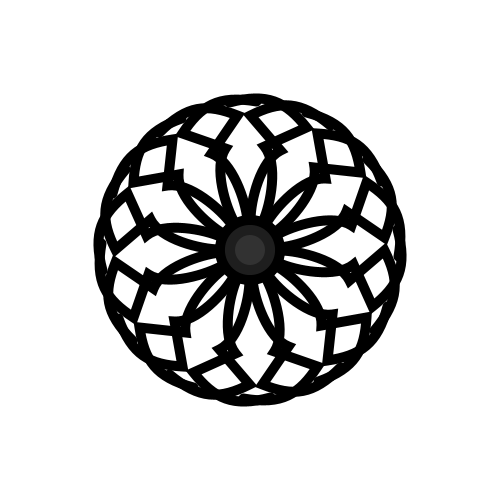
Frame 1 (no input)
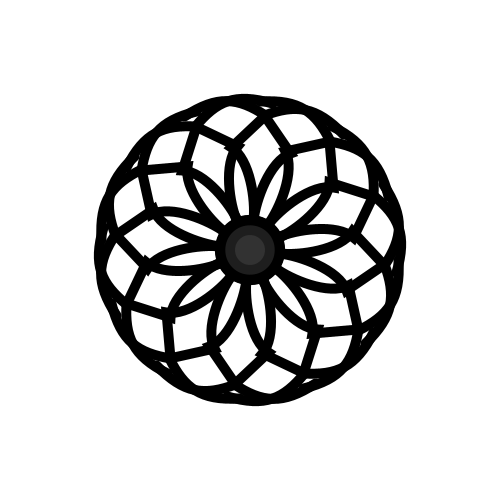
Frame 60 (the mouse pressed at the canvas centre just before this capture)
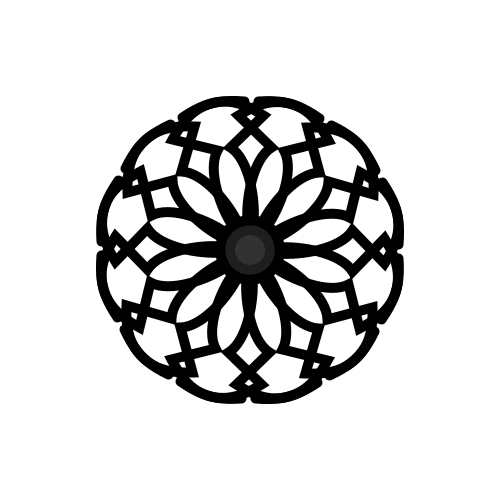
Frame 120 (the mouse held since frame 60 and released just before this capture)

The Processing sketch that drew these frames (run headless with seeded random() and noise(); from frame 60 on, the mouse is pressed at the canvas centre):

// Processing sketch: Zinnia
// ── Zinnia.pde
//zinnia global variables 
float angularSpeed = 0.0174533*30; // 30 degrees/epoch ( deg(0.0174533) = 1 )
float decay = 0.2; // displacement dampening
float displacementClockwise; // revolutions per oscillation
float displacementCounterclockwise; 
float time; // in seconds
int wavePeriodClockwise; // numbered oscillation
int wavePeriodCounterclockwise;

void setup(){
  size(500,500);
  displacementClockwise = 2*TWO_PI; // two revolutions 
  displacementCounterclockwise = 2*TWO_PI;
  time = 0;
  wavePeriodClockwise = 1;
  wavePeriodCounterclockwise = 1;  
}

void draw(){
  background(255);
  
//drawZinniaHalf(int x, int y, int sides, float displacement, float time, float delay, float scale, float mirror, color zinniaColor, int strokeWt)
  drawZinniaHalf(width/2, height/2, 12, displacementClockwise, time, 0, 1, 1, 0, 10);
  drawZinniaHalf(width/2, height/2, 12, displacementCounterclockwise, time, PI/8, 1, -1, 0, 10);
  
  time += 0.016667;
}

void drawZinniaHalf(int x, int y, int sides, float displacement, float time, float delay, float scale, float mirror, color zinniaColor, int strokeWt){  
  stroke(zinniaColor);
  strokeWeight(strokeWt);
  noFill();
  
  pushMatrix();
  translate(x, y);
  rotate(mirror*displacement*cos(angularSpeed*time/2 - delay)); //rotates to cosine wave (y = A * cosine((omega * t) / period - phi) 
  scale(mirror*scale, scale);
  
  //drawing zinnia flower circle
  for(int i = 0; i < sides; i++){ 
    rotate(TWO_PI/sides);
    beginShape();
    vertex(0, 30);
    bezierVertex(0, 50, -10, 90, -30, 100);
    vertex(0, 135);
    bezierVertex(-30, 150, -50, 150, -80, 125);
    endShape();
  }
  //drawing zinnia flower center
  fill(30);
  ellipse(0,0,60,60);
  noStroke();
  fill(50);
  ellipse(0,0,30,30);
  noFill();
  stroke(0);
  popMatrix();
  
  //damping displacement with each oscillation
  if (displacement*cos(angularSpeed*time/2 - delay) == 0){
    displacementClockwise *= decay;
  }
}
